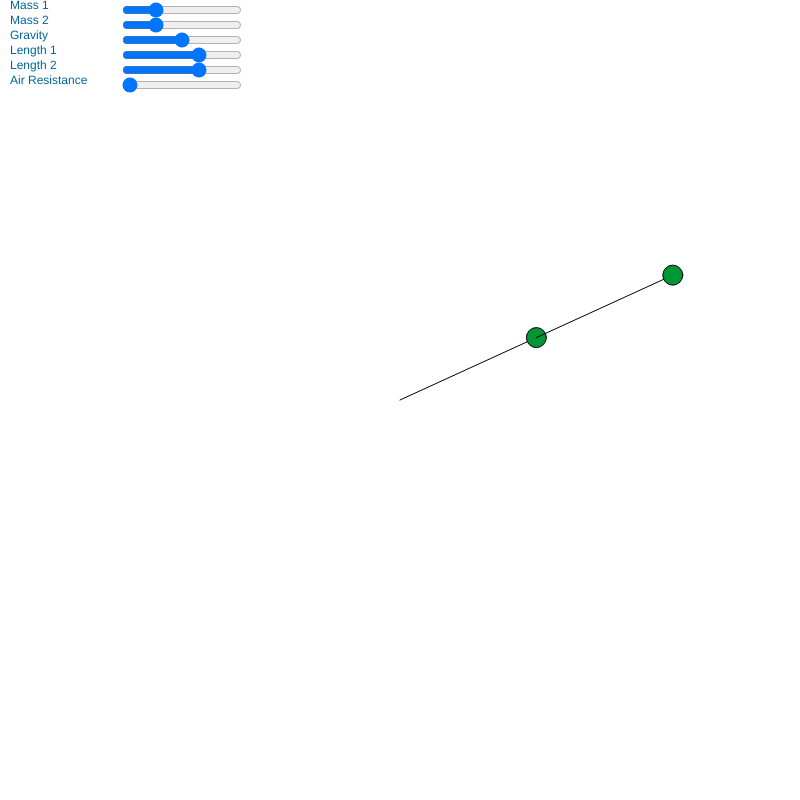
Frame 1 (no input)
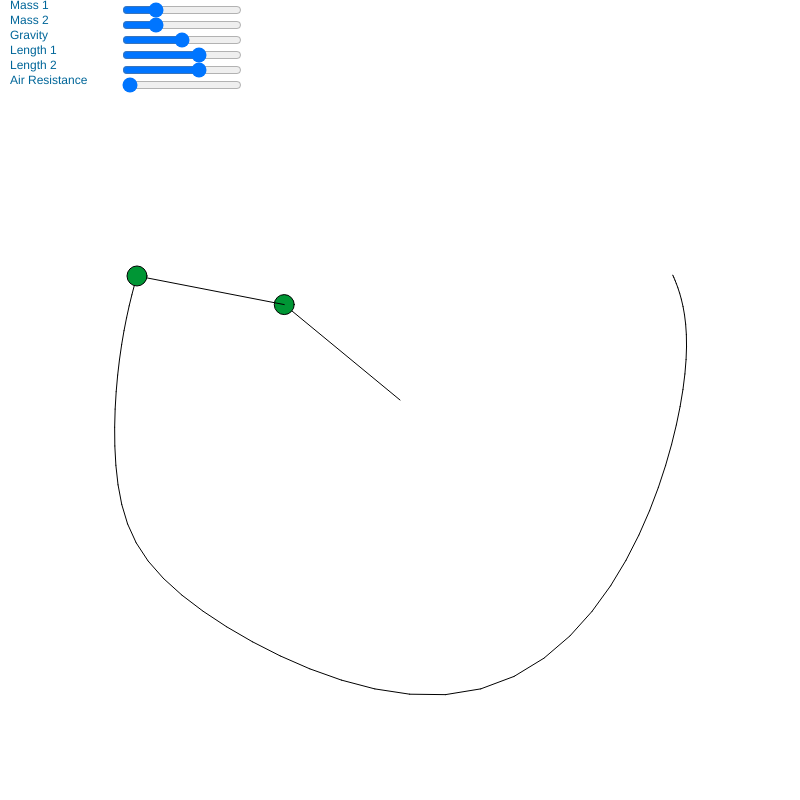
Frame 60 (no input)
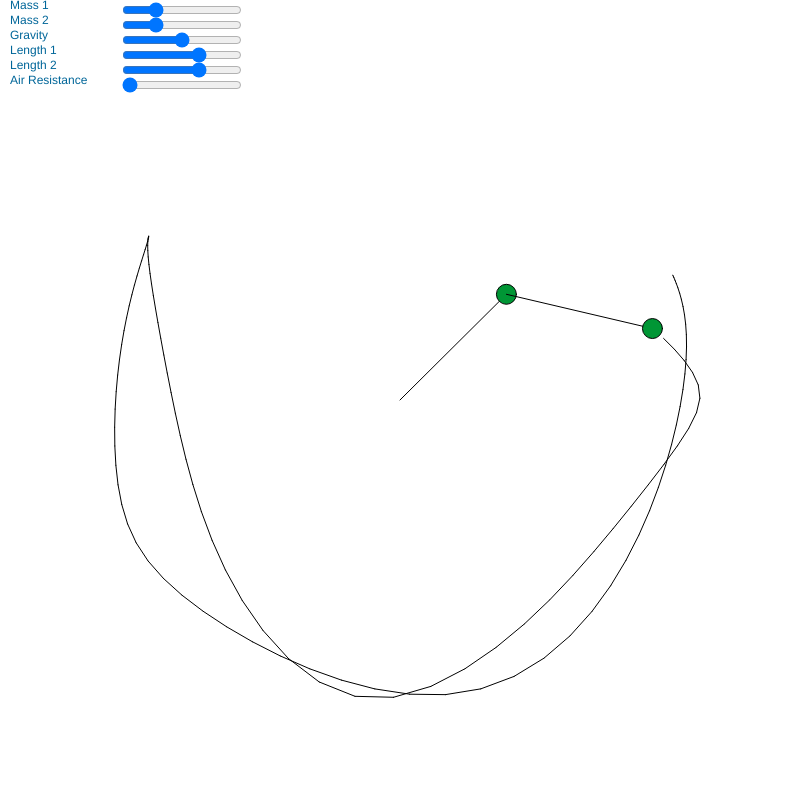
Frame 120 (the mouse pressed at the canvas centre since frame 60)

The p5.js sketch that drew these frames (run headless with seeded random() and noise() and a simulated clock; from frame 60 on, the mouse is pressed at the canvas centre):

// p5.js sketch
// ── sketch.js
let x1 = 0;
let x2 = 0;
let y1 = 0;
let y2 = 0;
let m1 = 20;
let m2 = 20;
let a1 = 2;
let a2 = 2;
let a1_v = 0;
let a2_v = 0;
let a1_a = 0;
let a2_a = 0;
let r1 = 150;
let r2 = 150;
let g = 1;
let W = 800;
let H = 800;
let dH = 2;

let m1_slider;
let m2_slider;
let g_slider;
let r1_slider;
let r2_slider;
let ar_slider;

let sliders = ["Mass 1", "Mass 2", "Gravity", "Length 1", "Length 2", "Air Resistance"];

let grapX;
let prev_x2 = -1;
let prev_y2 = -1;

function setup() {
  createCanvas(W, H);
  pixelDensity(1);
  grapX = createGraphics(width, height);
  grapX.background(255);
  grapX.translate(W/2, H/dH);
  
  m1_slider = createSlider(10, 50, 20);
  m1_slider.position(120, 0);
  m1_slider.style('width', '120px');
  
  m2_slider = createSlider(10, 50, 20);
  m2_slider.position(120, 15);
  m2_slider.style('width', '120px');
  
  g_slider = createSlider(0, 2, 1);
  g_slider.position(120, 30);
  g_slider.style('width', '120px');
  
  r1_slider = createSlider(50, 200, 150);
  r1_slider.position(120, 45);
  r1_slider.style('width', '120px');
  
  r2_slider = createSlider(50, 200, 150);
  r2_slider.position(120, 60);
  r2_slider.style('width', '120px');
  
  ar_slider = createSlider(0, 10, 0);
  ar_slider.position(120, 75);
  ar_slider.style('width', '120px');
}

function draw() {
  
  fill(0, 150, 53);
  
  m1 = m1_slider.value();
  m2 = m2_slider.value();
  g = g_slider.value();
  r1 = r1_slider.value();
  r2 = r2_slider.value();
  airR = ar_slider.value();
  
  background(255);
  imageMode(CORNER);
  image(grapX, 0, 0, width, height);
  
  n1 = -g * (2 * m1 + m2) * sin(a1);
  n2 = -m2 * g * sin(a1 - 2 * a2);
  n3 = -2 * sin(a1 - a2) * m2 * (a2_v * a2_v * r2 + a1_v * a1_v * r1 * cos(a1 - a2));
  
  d1 = r1 * (2 * m1 + m2 - m2 * cos(2 * a1 - 2 * a2));
  
  a1_a = (n1 + n2 + n3) / d1;
  
  n2 = 2 * sin(a1 - a2) * (a1_v * a1_v * r1 * (m1 + m2) + g * (m1 + m2) * cos(a1) + a2_v * a2_v * r2 * m2 * cos(a1 - a2));
  
  d2 = (r2 * (2 * m1 + m2 - m2 * cos(2 * a1 - 2 * a2)));
  
  a2_a = n2 / d2;
  
  //background(220);
  
  translate(W/2, H/dH);
  
  x1 = r1 * sin(a1);
  y1 = r1 * cos(a1);
  
  x2 = x1 + (r2 * sin(a2));
  y2 = y1 + (r2 * cos(a2));
  
  line(0, 0, x1, y1);
  circle(x1, y1, m1);
  
  line(x1, y1, x2, y2);
  circle(x2, y2, m2);
  
  a1_v += a1_a;
  a2_v += a2_a;
  
  //Air resistance
  a1_v *= 1 - airR/500;
  a2_v *= 1 - airR/500;
  
  a1 += a1_v;
  a2 += a2_v;
  
  for (let i = 0; i < sliders.length; ++i){
    fill(0, 102, 153);
    textSize(12);
    text(sliders[i], -W/2 + 10, -H/dH + i * 15, 100, 15);      
  }
  

  
  grapX.stroke(0);
  if (frameCount > 1) {
    grapX.line(prev_x2, prev_y2, x2, y2);
  }
  
  prev_x2 = x2;
  prev_y2 = y2;
}
